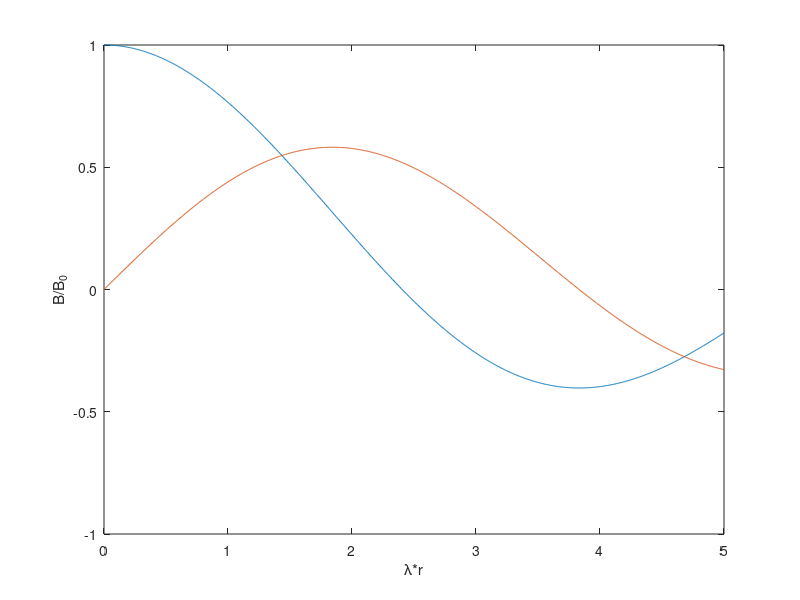

Here is the MATLAB script that generated this plot:
x = linspace(0,5,1000);
y0 = besselj(0,x);
y1 = besselj(1,x);

graphic = figure();
plot(x,y0);
hold on;
plot(x,y1);
xlabel('\lambda*r');
ylabel('B/B_0');